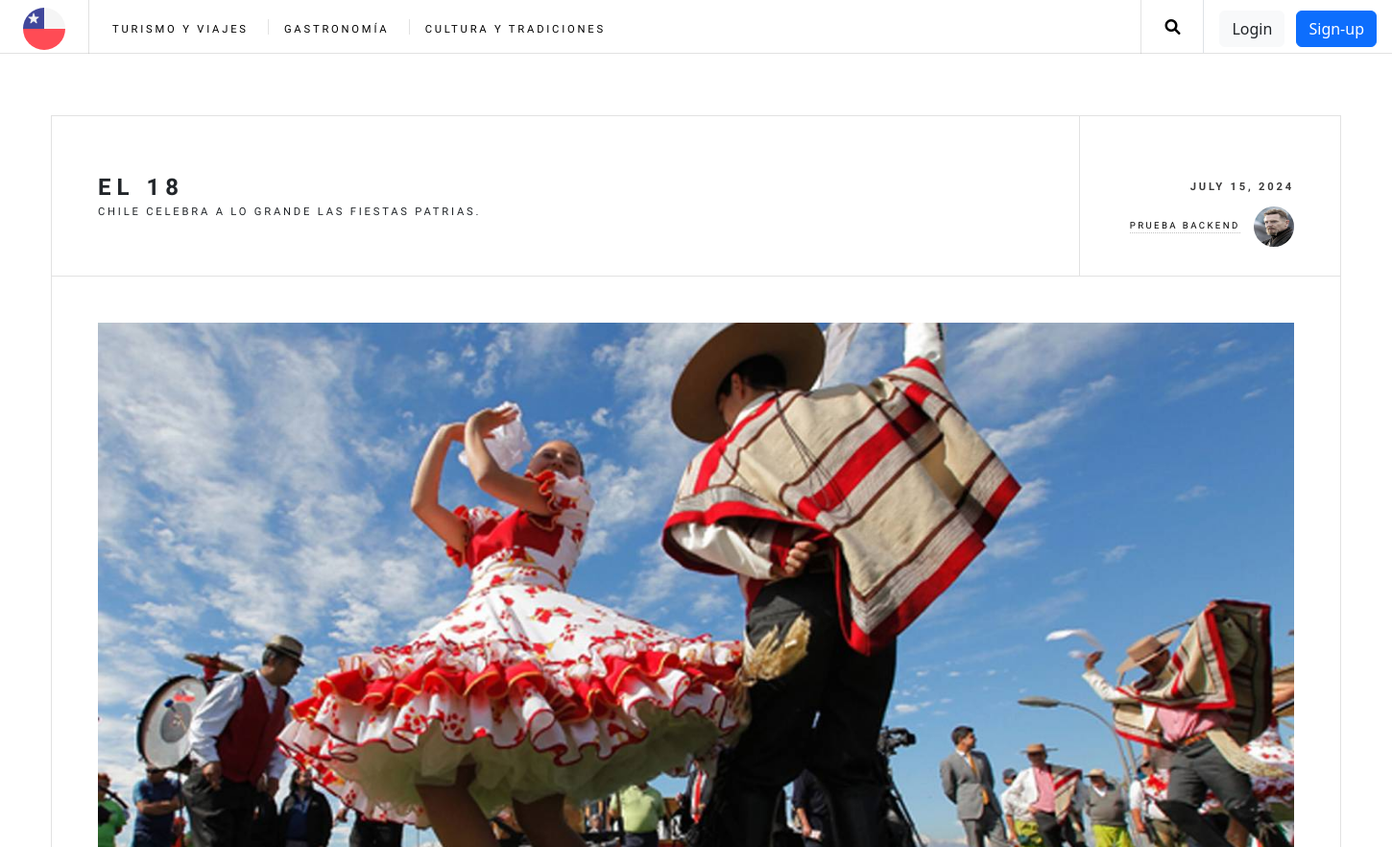
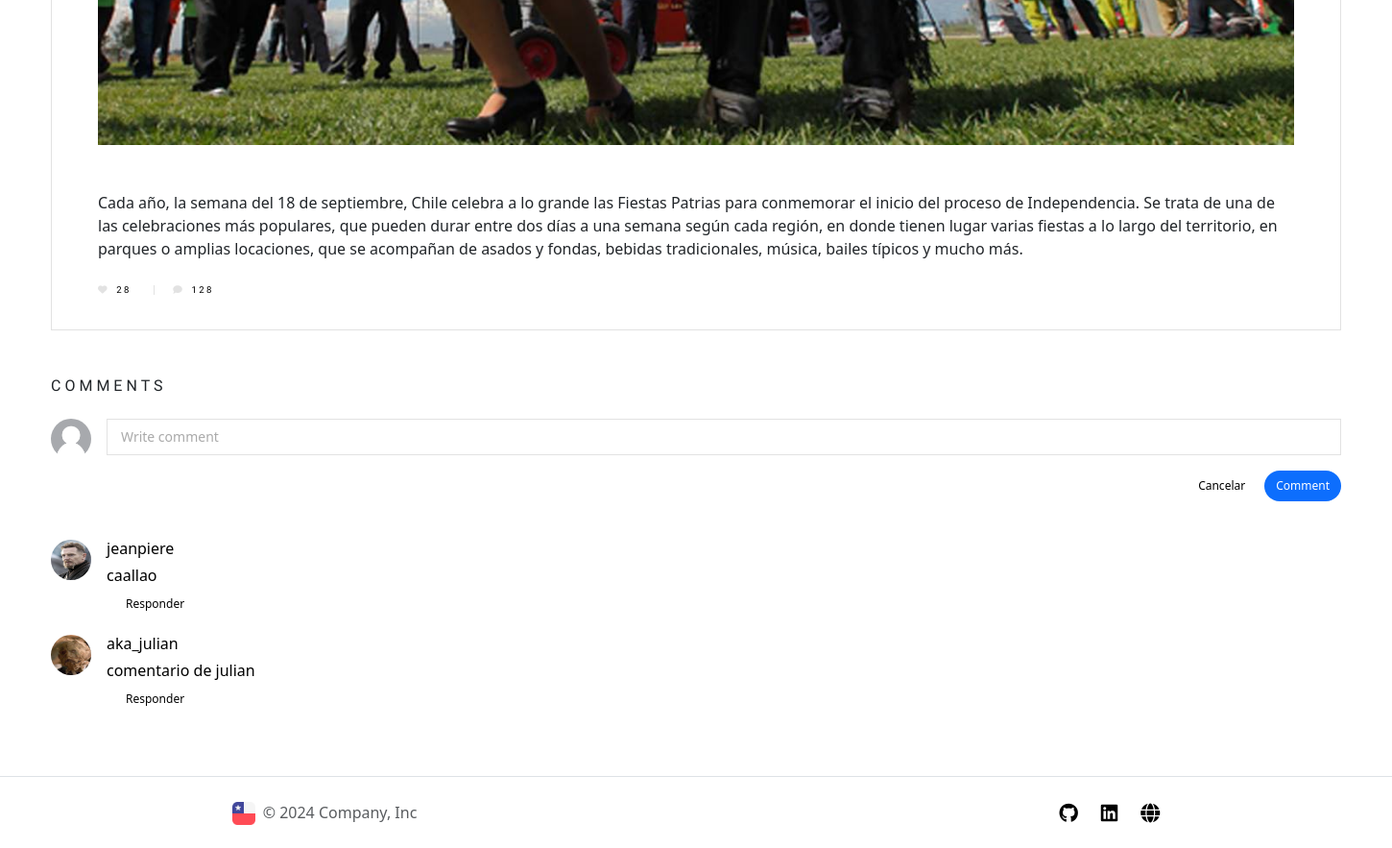
The app's page /post/2/ with its own data (2 pictures, top to bottom).
### blog/models.py (models this page shows, shortened)
class Category(models.Model):
    name = models.CharField(max_length=255)
    description = models.TextField(blank=True, null=True)

class Post(models.Model):
    title = models.CharField(max_length=255)
    subtitle = models.CharField(max_length=255)
    cover = models.ImageField(upload_to='covers/', default='default.jpg', null=True, blank=True)
    content = RichTextUploadingField()
    created_at = models.DateTimeField(auto_now_add=True)
    updated_at = models.DateField(auto_now=True)
    category = models.ForeignKey(Category, on_delete=models.CASCADE, related_name='posts')
    subcategory = models.ForeignKey(SubCategory, on_delete=models.CASCADE, related_name='posts')
    author = models.ForeignKey(User, on_delete=models.CASCADE, related_name='posts')

class Comment(models.Model):
    text = models.CharField(max_length=255)
    created_at = models.DateTimeField(auto_now_add=True)
    author = models.ForeignKey(User, on_delete=models.CASCADE, related_name='comments')
    post = models.ForeignKey(Post, on_delete=models.CASCADE, related_name='comments')
    parent = models.ForeignKey('self', null=True, blank=True, on_delete=models.CASCADE, related_name='replies')

### users/models.py (models this page shows, shortened)
class Profile(models.Model):
    user = models.OneToOneField(User, on_delete=models.CASCADE, related_name='profile')
    image = models.ImageField(upload_to='profile/', default='default.jpg')

### blog/views.py (the view)
# urls.py: path('post/<int:post_id>/', views.post, name='post'),
def post(request, post_id):
    post = get_object_or_404(Post, id=post_id)
    comments = post.comments.filter(parent=None).order_by('-created_at')
    form = CommentForm()
    return render(request, 'view_post.html', {'post': post, 'comments': comments, 'form': form})

### blog/forms.py
class CommentForm(forms.ModelForm):
	class Meta:
		model = Comment
		fields = ('text',)
		widgets = {
			'text': forms.TextInput(attrs={'class':'form-control form-control-sm input-comment', 'placeholder':'Write comment'})
		}
		labels = {
			'text': '',
		}

### blog/context_processors.py (called while the page is built)
def all_category(request):
    categories = Category.objects.all()
    return {'categories': categories }

### blog/templates/view_post.html (shortened to what this page needs)
{% extends 'base.html' %}
{% load static %}
{% block content %}
<div id="main">
    <article class="post">
        <header>
            <div class="title">
                <h2>{{post.title}}</h2>
                <p>{{post.subtitle}}</p>
            </div>
            <div class="meta">
                <time class="published" datetime="2015-11-01">{{post.created_at|date:"F j, Y"}}</time>
                <a href="{% url 'profile_user' post.id %}" class="author"><span class="name">{{post.author.first_name}} {{post.author.last_name}}</span>
                    <img src="{{post.author.profile.image.url}}" height="42" width="42">
                </a>
            </div>
        </header>
        <span class="image featured"><img src="{{post.cover.url}}" alt="{{post.cover.name}}" /></span>
        <p>{{post.content|safe}}</p>
        <footer>
            <ul class="stats">
                <li><a href="#" class="icon solid fa-heart">28</a></li>
                <li><a href="#" class="icon solid fa-comment">128</a></li>
            </ul>
        </footer>
    </article>
    <div class="d-block">
        <div class="mb-2">
            <div class="d-flex flex-column">
                <div class="mb-3">
                    <h6>Comments</h6>
                </div>
                <div class="d-flex flex-row position-relative">
                    <div class="me-3">
                        {% if profile %}
                            <img src="{{profile}}" class="rounded-circle" height="42" width="42" alt="">
                        {% else %}
                            <img src="{% static 'images/default.jpg' %}" class="rounded-circle" height="42" width="42" alt="">
                        {% endif %}
                    </div>
                    <div class="flex-grow-1">
                        <form action="{% url 'add_comment' post.id %}" method="post">
                            <div class="w-100">
                                {{form.as_p}}
                            </div>
                            <div class="d-flex flex-row align-items-center justify-content-end">
                                <div class="d-flex flex-row">
                                    <div class="ms-2">
                                        <button type="button" class="btn boton--size-s rounded-pill" aria-label="Close">
                                            <span>
                                                Cancelar
                                            </span>
                                        </button>
                                    </div>
                                    <div class="ms-2">
                                        <button type="submit" class="btn boton btn-primary rounded-pill">
                                            <span class="text-white">
                                                Comment
                                            </span>
                                        </button>
                                    </div>
                                </div>
                            </div>
                        </form>
                    </div>
                </div>
            </div>
        </div>
        {% for comment in comments %}
        <div class="d-block mb-3">
            <div>
                <div class="d-flex position-relative flex-row">
                    <div>
                        <a href="{% url 'profile_user' comment.author.id %}" class="d-inline-block border-0">
                            <img src="{{comment.author.profile.image.url}}" height="42" width="42" class="rounded-circle me-3">
                        </a>
                    </div>
                    <div class="d-flex flex-auto flex-column">
                        <div class="d-flex align-items-baseline flex-row">
                            <p class="h6">
                                <a href="{% url 'profile_user' comment.author.id %}" class="d-block me-1 border-0">
                                    <span>{{comment.author.username}}</span>
                                </a>
                            </p>
                        </div>
                        <div>
                            <div class="lh-sm">
                                <span class="fs-6">{{comment.text}}</span>
                            </div>
                        </div>
                        <div class="mt-1">
                            <div class="d-flex align-items-center flex-row me-2">
                                <div class="d-flex ms-2">
                                    <div class="boton boton--size-s rounded-pill">
                                        <a class="border-0" type="button" data-bs-toggle="collapse"  data-bs-target="#replyForm{{ comment.id }}" aria-expanded="false" aria-controls="replyForm">
                                            <span>Responder</span>
                                        </a>
                                    </div>
                                </div>
                            </div>
                        </div>
                    </div>
                </div>
            </div>
        </div>
        {% endfor %}
    </div>
</div>
{% endblock %}

### templates/navbar.html (shortened to what this page needs)
{% load static %}
<header id="header">
  <div class="ps-4">
      <a href="{% url 'home' %}" class="border-0"><img class="rounded-circle" src="{% static 'images/logo.jpg' %}" alt="" width="44" height="44"></a>
  </div>
  <nav class="links">
    <ul>
      {% for category in categories %}
      <li>
        <a href="{% url 'seccion' category.name %}">{{ category.name }}</a>
      </li>
      {% endfor %}
    </ul>
  </nav>
  <nav class="main">
    <ul>
      <li class="search">
        <a class="fa-search" href="#search">Search</a>
      </li>
    </ul>
  </nav>
  {% if request.user.is_authenticated %}
  <div class="dropdown px-3 border-start">
    <span class="dropdown-toggle" role="button" data-bs-toggle="dropdown" data-bs-display="static" aria-expanded="false">
      <img src="{{ user.profile.image.url }}" width="42" height="42" class="rounded-circle">
    </span>
    <ul class="dropdown-menu dropdown-menu-end dropdown-menu-lg-end text-center me-2">
      <li class="d-flex"><a class="dropdown-item" href="{% url 'profile' %}">My Profile</a></li>
      <li class="d-flex"><a class="dropdown-item" href="{% url 'my_post' %}">My Posts</a></li>
      <li class="d-inline"><hr class="dropdown-divider"></li>
      <li class="d-flex"><a class="dropdown-item" href="{% url 'logout' %}">Logout</a></li>
    </ul>
  </div>
  {% else %}
  <div class="px-3 border-start">
    <a class="btn btn-light me-2" href="{% url 'login' %}"><span class="text-dark">Login</span></a>
    <a class="btn btn-primary" href="{% url 'register' %}"><span class="text-white">Sign-up</span></a>
  </div>
  {% endif %}
</header>

### static/css/style.css (style rules this page uses)
body { display: grid; min-height: 100vh; grid-template-rows: auto 1fr auto; }
.boton { padding: 0 12px !important; height: 32px !important; font-size: 12px !important; line-height: 32px !important; border-radius: 16px !important; border: none !important; box-shadow: none !important; letter-spacing: normal !important; }
.boton--size-s { padding: 0 12px !important; height: 32px !important; font-size: 12px !important; line-height: 32px !important; border-radius: 16px !important; border: none !important; box-shadow: none !important; letter-spacing: normal !important; }
span { color: black; }
.input-comment { background: transparent !important; box-shadow: none !important; width: 100% !important; }

### records on screen
Category: name "TURISMO Y VIAJES"
Category: name "GASTRONOMÍA"
Category: name "CULTURA Y TRADICIONES"
Post: title "EL 18", subtitle "CHILE CELEBRA A LO GRANDE LAS FIESTAS PATRIAS.", created_at "JULY 15, 2024", author.first_name "PRUEBA", author.last_name "BACKEND", author.profile.image (picture), cover (picture), content "Cada año, la semana del 18 de septiembre, Chile celebra a lo grande las Fiestas Patrias para conmemorar el inicio del proceso de Independencia. Se trata de una de las celebraciones más populares, que pueden durar entre dos días a una semana según cada región, en donde tienen lugar varias fiestas a lo largo del territorio, en parques o amplias locaciones, que se acompañan de asados y fondas, bebidas tradicionales, música, bailes típicos y mucho más."
Comment: author.profile.image (picture), author.username "jeanpiere", text "caallao"
Comment: author.profile.image (picture), author.username "aka_julian", text "comentario de julian"
